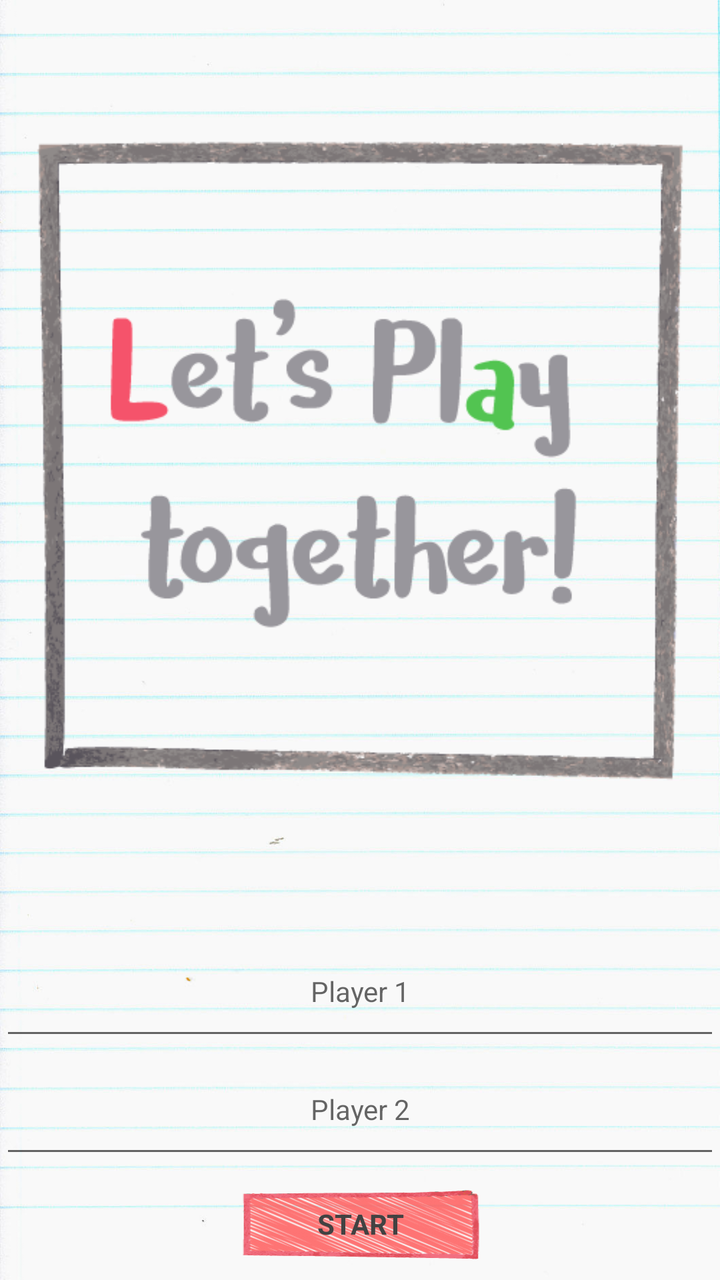
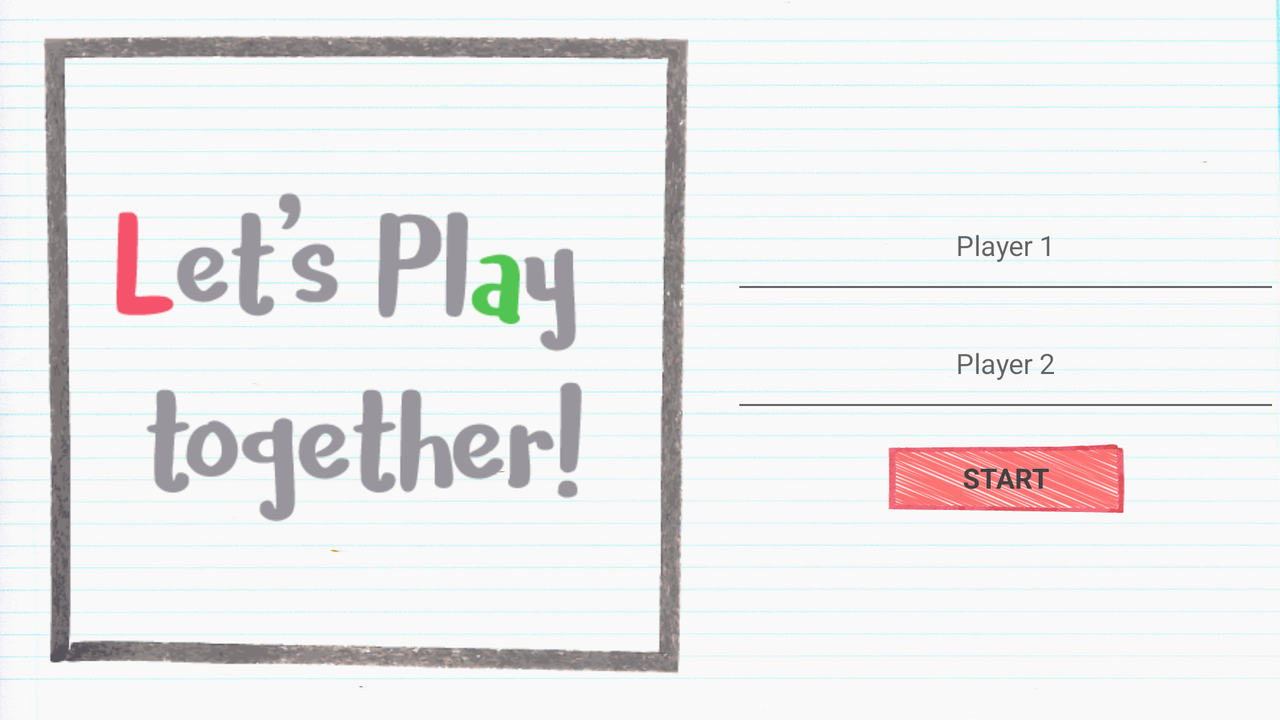

One screen, two layout resources from the same app: the default and the repository's alternative for another configuration. Each is rendered where Android would select it; the XML of both is given below.
<!-- AndroidManifest.xml: application theme AppTheme -->
<!-- res/layout/activity_main.xml -->
<?xml version="1.0" encoding="utf-8"?>
<LinearLayout xmlns:android="http://schemas.android.com/apk/res/android"
    xmlns:tools="http://schemas.android.com/tools"
    android:layout_width="match_parent"
    android:layout_height="match_parent"
    android:background="@drawable/bg_04"
    android:gravity="center_horizontal"
    android:orientation="vertical"
    tools:context="com.example.android.scorekeeper.MainActivity">

    <ImageView
        style="@style/startImage"
        android:contentDescription="@string/start_image"
        android:src="@drawable/pen_drawings_start" />

    <EditText
        android:id="@+id/player_1"
        style="@style/editText"
        android:hint="@string/player_1" />

    <EditText
        android:id="@+id/player_2"
        style="@style/editText"
        android:hint="@string/player_2" />

    <Button
        android:id="@+id/start_button"
        style="@style/buttons.Reset"
        android:onClick="buttonStart"
        android:text="@string/button_start" />

</LinearLayout>
<!-- resources referenced by this layout -->
<resources>
  <!-- drawable bg_04: jpg bitmap (drawable, 122856 bytes) -->
  <!-- drawable pen_drawings_start: png bitmap (drawable, 59228 bytes) -->
  <string name="button_start">Start</string>
  <string name="player_1">Player 1</string>
  <string name="player_2">Player 2</string>
  <string name="start_image">Starting image with text on it: Let\'s play together!</string>
  <style name="buttons.Reset">
          <item name="android:layout_margin">@dimen/buttonReset_margin</item>
          <item name="android:background">@drawable/button_reset</item>
      </style>
  <style name="editText" parent="AppTheme">
          <item name="android:layout_width">match_parent</item>
          <item name="android:layout_height">wrap_content</item>
          <item name="android:textAlignment">center</item>
          <item name="android:inputType">textCapWords</item>
          <item name="android:padding">@dimen/editText_padding</item>
      </style>
  <style name="startImage" parent="AppTheme">
          <item name="android:layout_width">wrap_content</item>
          <item name="android:layout_height">@dimen/startImage_height</item>
          <item name="android:layout_weight">2</item>
      </style>
  <style name="AppTheme" parent="Theme.AppCompat.Light.NoActionBar">
          
          <item name="colorPrimary">@color/colorPrimary</item>
          
          <item name="colorAccent">@color/colorAccent</item>
          <item name="colorButtonNormal">@color/colorAccent</item>
          <item name="android:textColor">@color/textColorPrimary</item>
      </style>
  <dimen name="buttonReset_margin">10dp</dimen>
  <!-- drawable button_reset (drawable) -->
  <?xml version="1.0" encoding="utf-8"?>
  <selector xmlns:android="http://schemas.android.com/apk/res/android">
      <item android:state_enabled="false"
          android:drawable="@drawable/button_red_normal2">
      </item>
      <item android:state_pressed="true"
          android:state_enabled="true"
          android:drawable="@drawable/button_red_pressed2">
      </item>
      <item android:state_focused="true"
          android:state_enabled="true"
          android:drawable="@drawable/button_red_pressed2">
      </item>
      <item android:state_enabled="true"
          android:drawable="@drawable/button_red_normal2">
      </item>
  
  </selector>
  <dimen name="editText_padding">20dp</dimen>
  <dimen name="startImage_height">0dp</dimen>
  <color name="colorPrimary">#607D8B</color>
  <color name="colorAccent">#FF5252</color>
  <color name="textColorPrimary">#424242</color>
  <!-- drawable button_red_normal2: png bitmap (drawable, 18031 bytes) -->
  <!-- drawable button_red_pressed2: png bitmap (drawable, 18888 bytes) -->
</resources>
<!-- res/layout-land/activity_main.xml (the repository's variant of the layout above) -->
<!-- drawn on the phone turned sideways -->
<?xml version="1.0" encoding="utf-8"?>
<LinearLayout xmlns:android="http://schemas.android.com/apk/res/android"
    xmlns:tools="http://schemas.android.com/tools"
    android:layout_width="match_parent"
    android:layout_height="match_parent"
    android:background="@drawable/bg_04"
    android:gravity="center"
    android:orientation="horizontal"
    tools:context="com.example.android.scorekeeper.MainActivity">

    <ImageView
        style="@style/startImage.Horiz"
        android:contentDescription="@string/start_image"
        android:src="@drawable/pen_drawings_start" />

    <LinearLayout
        android:layout_width="@dimen/startImage_height"
        android:layout_height="wrap_content"
        android:layout_gravity="center_vertical"
        android:layout_weight="3"
        android:gravity="center_horizontal"
        android:orientation="vertical">

        <EditText
            android:id="@+id/player_1"
            style="@style/editText"
            android:hint="@string/player_1" />

        <EditText
            android:id="@+id/player_2"
            style="@style/editText"
            android:hint="@string/player_2" />

        <Button
            android:id="@+id/start_button"
            style="@style/buttons.Reset"
            android:onClick="buttonStart"
            android:text="@string/button_start" />

    </LinearLayout>

</LinearLayout>
<!-- resources referenced by the variant -->
<!-- as the phone turned sideways resolves them -->
<resources>
  <dimen name="startImage_height">0dp</dimen>
  <!-- drawable bg_04: jpg bitmap (drawable, 122856 bytes) -->
  <!-- drawable pen_drawings_start: png bitmap (drawable, 59228 bytes) -->
  <string name="button_start">Start</string>
  <string name="player_1">Player 1</string>
  <string name="player_2">Player 2</string>
  <string name="start_image">Starting image with text on it: Let\'s play together!</string>
  <style name="buttons.Reset">
          <item name="android:layout_margin">@dimen/buttonReset_margin</item>
          <item name="android:background">@drawable/button_reset</item>
      </style>
  <style name="editText" parent="AppTheme">
          <item name="android:layout_width">match_parent</item>
          <item name="android:layout_height">wrap_content</item>
          <item name="android:textAlignment">center</item>
          <item name="android:inputType">textCapWords</item>
          <item name="android:padding">@dimen/editText_padding</item>
      </style>
  <style name="startImage.Horiz">
          <item name="android:layout_width">@dimen/startImage_height</item>
          <item name="android:layout_height">wrap_content</item>
          <item name="android:layout_weight">4</item>
      </style>
  <style name="AppTheme" parent="Theme.AppCompat.Light.NoActionBar">
          
          <item name="colorPrimary">@color/colorPrimary</item>
          
          <item name="colorAccent">@color/colorAccent</item>
          <item name="colorButtonNormal">@color/colorAccent</item>
          <item name="android:textColor">@color/textColorPrimary</item>
      </style>
  <dimen name="buttonReset_margin">10dp</dimen>
  <!-- drawable button_reset (drawable) -->
  <?xml version="1.0" encoding="utf-8"?>
  <selector xmlns:android="http://schemas.android.com/apk/res/android">
      <item android:state_enabled="false"
          android:drawable="@drawable/button_red_normal2">
      </item>
      <item android:state_pressed="true"
          android:state_enabled="true"
          android:drawable="@drawable/button_red_pressed2">
      </item>
      <item android:state_focused="true"
          android:state_enabled="true"
          android:drawable="@drawable/button_red_pressed2">
      </item>
      <item android:state_enabled="true"
          android:drawable="@drawable/button_red_normal2">
      </item>
  
  </selector>
  <dimen name="editText_padding">20dp</dimen>
  <color name="colorPrimary">#607D8B</color>
  <color name="colorAccent">#FF5252</color>
  <color name="textColorPrimary">#424242</color>
  <!-- drawable button_red_normal2: png bitmap (drawable, 18031 bytes) -->
  <!-- drawable button_red_pressed2: png bitmap (drawable, 18888 bytes) -->
</resources>
